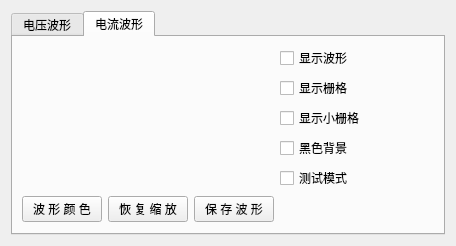
<?xml version="1.0" encoding="UTF-8"?>
<ui version="4.0">
 <class>frmVCPlot</class>
 <widget class="QWidget" name="frmVCPlot">
  <property name="geometry">
   <rect>
    <x>0</x>
    <y>0</y>
    <width>456</width>
    <height>235</height>
   </rect>
  </property>
  <property name="windowTitle">
   <string>Form</string>
  </property>
  <layout class="QGridLayout" name="gridLayout_3">
   <item row="0" column="0">
    <widget class="QTabWidget" name="tabWidget">
     <property name="currentIndex">
      <number>1</number>
     </property>
     <widget class="QWidget" name="voltageWidget">
      <attribute name="title">
       <string>电压波形</string>
      </attribute>
      <layout class="QGridLayout" name="gridLayout_4">
       <item row="0" column="0">
        <widget class="QWidget" name="plotwidget" native="true"/>
       </item>
       <item row="0" column="1">
        <layout class="QVBoxLayout" name="verticalLayout">
         <item>
          <widget class="QCheckBox" name="cbIsWaveVisible">
           <property name="text">
            <string>显示波形</string>
           </property>
          </widget>
         </item>
         <item>
          <widget class="QCheckBox" name="cbIsGridVisible">
           <property name="text">
            <string>显示栅格</string>
           </property>
          </widget>
         </item>
         <item>
          <widget class="QCheckBox" name="cbIsMinorGridVisible">
           <property name="text">
            <string>显示小栅格</string>
           </property>
          </widget>
         </item>
         <item>
          <widget class="QCheckBox" name="cbIsDarkBackground">
           <property name="text">
            <string>黑色背景</string>
           </property>
          </widget>
         </item>
         <item>
          <widget class="QCheckBox" name="cbTestMode">
           <property name="text">
            <string>测试模式</string>
           </property>
          </widget>
         </item>
        </layout>
       </item>
       <item row="1" column="0">
        <layout class="QGridLayout" name="gridLayout">
         <item row="0" column="0">
          <widget class="QPushButton" name="btnChangeColor">
           <property name="text">
            <string>波 形 颜 色</string>
           </property>
          </widget>
         </item>
         <item row="0" column="1">
          <widget class="QPushButton" name="btnUnzoom">
           <property name="text">
            <string>恢 复 缩 放</string>
           </property>
          </widget>
         </item>
         <item row="0" column="2">
          <widget class="QPushButton" name="btnSaveWave">
           <property name="text">
            <string>保 存 波 形</string>
           </property>
          </widget>
         </item>
        </layout>
       </item>
      </layout>
     </widget>
     <widget class="QWidget" name="currentWidget">
      <attribute name="title">
       <string>电流波形</string>
      </attribute>
      <layout class="QGridLayout" name="gridLayout_5">
       <item row="0" column="0">
        <widget class="QWidget" name="plotwidget_2" native="true"/>
       </item>
       <item row="0" column="1">
        <layout class="QVBoxLayout" name="verticalLayout_2">
         <item>
          <widget class="QCheckBox" name="cbIsWaveVisible_2">
           <property name="text">
            <string>显示波形</string>
           </property>
          </widget>
         </item>
         <item>
          <widget class="QCheckBox" name="cbIsGridVisible_2">
           <property name="text">
            <string>显示栅格</string>
           </property>
          </widget>
         </item>
         <item>
          <widget class="QCheckBox" name="cbIsMinorGridVisible_2">
           <property name="text">
            <string>显示小栅格</string>
           </property>
          </widget>
         </item>
         <item>
          <widget class="QCheckBox" name="cbIsDarkBackground_2">
           <property name="text">
            <string>黑色背景</string>
           </property>
          </widget>
         </item>
         <item>
          <widget class="QCheckBox" name="cbTestMode_2">
           <property name="text">
            <string>测试模式</string>
           </property>
          </widget>
         </item>
        </layout>
       </item>
       <item row="1" column="0">
        <layout class="QGridLayout" name="gridLayout_2">
         <item row="0" column="0">
          <widget class="QPushButton" name="btnChangeColor_2">
           <property name="text">
            <string>波 形 颜 色</string>
           </property>
          </widget>
         </item>
         <item row="0" column="1">
          <widget class="QPushButton" name="btnUnzoom_2">
           <property name="text">
            <string>恢 复 缩 放</string>
           </property>
          </widget>
         </item>
         <item row="0" column="2">
          <widget class="QPushButton" name="btnSaveWave_2">
           <property name="text">
            <string>保 存 波 形</string>
           </property>
          </widget>
         </item>
        </layout>
       </item>
      </layout>
     </widget>
    </widget>
   </item>
  </layout>
 </widget>
 <resources/>
 <connections/>
</ui>
